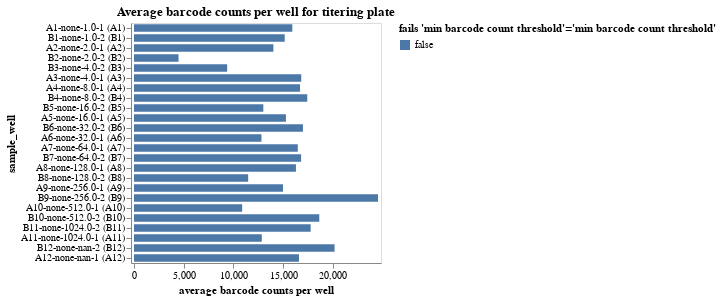

Write notebook code for a chart like this one.
### Markdown cell above
Plot average counts per barcode.
If a sample has inadequate barcode counts, it may not have good enough statistics for accurate analysis, and a QC-threshold is applied:

### Code cell
avg_barcode_counts = (
    counts.groupby(
        ["well", "sample_well"],
        dropna=False,
        as_index=False,
    )
    .aggregate(avg_count=pd.NamedAgg("count", "mean"))
    .assign(
        fails_qc=lambda x: (
            x["avg_count"] < 500
        ),
    )
)

avg_barcode_counts_chart = (
    alt.Chart(avg_barcode_counts)
    .encode(
        alt.X(
            "avg_count",
            title="average barcode counts per well",
            scale=alt.Scale(nice=False, padding=3),
        ),
        alt.Y("sample_well", sort=sample_wells),
        alt.Color(
            "fails_qc",
            title=f"fails {'min barcode count threshold'=}",
            legend=alt.Legend(titleLimit=500),
        ),
        tooltip=[
            alt.Tooltip(c, format=".3g") if avg_barcode_counts[c].dtype == float else c
            for c in avg_barcode_counts.columns
        ],
    )
    .mark_bar(height={"band": 0.85})
    .properties(
        height=alt.Step(10),
        width=250,
        title=f"Average barcode counts per well for titering plate",
    )
    .configure_axis(grid=False)
)

display(avg_barcode_counts_chart)

# drop wells failing QC
avg_barcode_counts_per_well_drops = list(avg_barcode_counts.query("fails_qc")["well"])

### Figure 1 — Vega-Lite specification as saved in the notebook (floating-point values rounded to 4 significant figures)
{"config": {"view": {"continuousWidth": 300, "continuousHeight": 300}, "axis": {"grid": false}}, "data": {"name": "data-c49e4580a48e8f7ebd7bd916b1f31866"}, "mark": {"type": "bar", "height": {"band": 0.85}}, "encoding": {"color": {"field": "fails_qc", "legend": {"titleLimit": 500}, "title": "fails 'min barcode count threshold'='min barcode count threshold'", "type": "nominal"}, "tooltip": [{"field": "well", "type": "nominal"}, {"field": "sample_well", "type": "nominal"}, {"field": "avg_count", "format": ".3g", "type": "quantitative"}, {"field": "fails_qc", "type": "nominal"}], "x": {"field": "avg_count", "scale": {"nice": false, "padding": 3}, "title": "average barcode counts per well", "type": "quantitative"}, "y": {"field": "sample_well", "sort": ["A1-none-1.0-1 (A1)", "A1-none-1.0-1 (A1)", "A1-none-1.0-1 (A1)", "A1-none-1.0-1 (A1)", "B1-none-1.0-2 (B1)", "B1-none-1.0-2 (B1)", "B1-none-1.0-2 (B1)", "B1-none-1.0-2 (B1)", "A2-none-2.0-1 (A2)", "A2-none-2.0-1 (A2)", "A2-none-2.0-1 (A2)", "A2-none-2.0-1 (A2)", "B2-none-2.0-2 (B2)", "B2-none-2.0-2 (B2)", "B2-none-2.0-2 (B2)", "B2-none-2.0-2 (B2)", "B3-none-4.0-2 (B3)", "B3-none-4.0-2 (B3)", "B3-none-4.0-2 (B3)", "B3-none-4.0-2 (B3)", "A3-none-4.0-1 (A3)", "A3-none-4.0-1 (A3)", "A3-none-4.0-1 (A3)", "A3-none-4.0-1 (A3)", "A4-none-8.0-1 (A4)", "A4-none-8.0-1 (A4)", "A4-none-8.0-1 (A4)", "A4-none-8.0-1 (A4)", "B4-none-8.0-2 (B4)", "B4-none-8.0-2 (B4)", "B4-none-8.0-2 (B4)", "B4-none-8.0-2 (B4)", "B5-none-16.0-2 (B5)", "B5-none-16.0-2 (B5)", "B5-none-16.0-2 (B5)", "B5-none-16.0-2 (B5)", "A5-none-16.0-1 (A5)", "A5-none-16.0-1 (A5)", "A5-none-16.0-1 (A5)", "A5-none-16.0-1 (A5)", "B6-none-32.0-2 (B6)", "B6-none-32.0-2 (B6)", "B6-none-32.0-2 (B6)", "B6-none-32.0-2 (B6)", "A6-none-32.0-1 (A6)", "A6-none-32.0-1 (A6)", "A6-none-32.0-1 (A6)", "A6-none-32.0-1 (A6)", "A7-none-64.0-1 (A7)", "A7-none-64.0-1 (A7)", "A7-none-64.0-1 (A7)", "A7-none-64.0-1 (A7)", "B7-none-64.0-2 (B7)", "B7-none-64.0-2 (B7)", "B7-none-64.0-2 (B7)", "B7-none-64.0-2 (B7)", "A8-none-128.0-1 (A8)", "A8-none-128.0-1 (A8)", "A8-none-128.0-1 (A8)", "A8-none-128.0-1 (A8)", "B8-none-128.0-2 (B8)", "B8-none-128.0-2 (B8)", "B8-none-128.0-2 (B8)", "B8-none-128.0-2 (B8)", "A9-none-256.0-1 (A9)", "A9-none-256.0-1 (A9)", "A9-none-256.0-1 (A9)", "A9-none-256.0-1 (A9)", "B9-none-256.0-2 (B9)", "B9-none-256.0-2 (B9)", "B9-none-256.0-2 (B9)", "B9-none-256.0-2 (B9)", "A10-none-512.0-1 (A10)", "A10-none-512.0-1 (A10)", "A10-none-512.0-1 (A10)", "A10-none-512.0-1 (A10)", "B10-none-512.0-2 (B10)", "B10-none-512.0-2 (B10)", "B10-none-512.0-2 (B10)", "B10-none-512.0-2 (B10)", "B11-none-1024.0-2 (B11)", "B11-none-1024.0-2 (B11)", "B11-none-1024.0-2 (B11)", "B11-none-1024.0-2 (B11)", "A11-none-1024.0-1 (A11)", "A11-none-1024.0-1 (A11)", "A11-none-1024.0-1 (A11)", "A11-none-1024.0-1 (A11)", "B12-none-nan-2 (B12)", "B12-none-nan-2 (B12)", "B12-none-nan-2 (B12)", "B12-none-nan-2 (B12)", "A12-none-nan-1 (A12)", "A12-none-nan-1 (A12)", "A12-none-nan-1 (A12)", "A12-none-nan-1 (A12)"], "type": "nominal"}}, "height": {"step": 10}, "title": "Average barcode counts per well for titering plate", "width": 250, "$schema": "https://vega.github.io/schema/vega-lite/v5.16.3.json", "datasets": {"data-c49e4580a48e8f7ebd7bd916b1f31866": [{"well": "A1", "sample_well": "A1-none-1.0-1 (A1)", "avg_count": 15910.0, "fails_qc": false}, {"well": "A10", "sample_well": "A10-none-512.0-1 (A10)", "avg_count": 10870.0, "fails_qc": false}, {"well": "A11", "sample_well": "A11-none-1024.0-1 (A11)", "avg_count": 12840.0, "fails_qc": false}, {"well": "A12", "sample_well": "A12-none-nan-1 (A12)", "avg_count": 16580.0, "fails_qc": false}, {"well": "A2", "sample_well": "A2-none-2.0-1 (A2)", "avg_count": 14010.0, "fails_qc": false}, {"well": "A3", "sample_well": "A3-none-4.0-1 (A3)", "avg_count": 16810.0, "fails_qc": false}, {"well": "A4", "sample_well": "A4-none-8.0-1 (A4)", "avg_count": 16690.0, "fails_qc": false}, {"well": "A5", "sample_well": "A5-none-16.0-1 (A5)", "avg_count": 15270.0, "fails_qc": false}, {"well": "A6", "sample_well": "A6-none-32.0-1 (A6)", "avg_count": 12810.0, "fails_qc": false}, {"well": "A7", "sample_well": "A7-none-64.0-1 (A7)", "avg_count": 16460.0, "fails_qc": false}, {"well": "A8", "sample_well": "A8-none-128.0-1 (A8)", "avg_count": 16280.0, "fails_qc": false}, {"well": "A9", "sample_well": "A9-none-256.0-1 (A9)", "avg_count": 14980.0, "fails_qc": false}, {"well": "B1", "sample_well": "B1-none-1.0-2 (B1)", "avg_count": 15150.0, "fails_qc": false}, {"well": "B10", "sample_well": "B10-none-512.0-2 (B10)", "avg_count": 18620.0, "fails_qc": false}, {"well": "B11", "sample_well": "B11-none-1024.0-2 (B11)", "avg_count": 17760.0, "fails_qc": false}, {"well": "B12", "sample_well": "B12-none-nan-2 (B12)", "avg_count": 20160.0, "fails_qc": false}, {"well": "B2", "sample_well": "B2-none-2.0-2 (B2)", "avg_count": 4477.0, "fails_qc": false}, {"well": "B3", "sample_well": "B3-none-4.0-2 (B3)", "avg_count": 9364.0, "fails_qc": false}, {"well": "B4", "sample_well": "B4-none-8.0-2 (B4)", "avg_count": 17420.0, "fails_qc": false}, {"well": "B5", "sample_well": "B5-none-16.0-2 (B5)", "avg_count": 13000.0, "fails_qc": false}, {"well": "B6", "sample_well": "B6-none-32.0-2 (B6)", "avg_count": 16990.0, "fails_qc": false}, {"well": "B7", "sample_well": "B7-none-64.0-2 (B7)", "avg_count": 16800.0, "fails_qc": false}, {"well": "B8", "sample_well": "B8-none-128.0-2 (B8)", "avg_count": 11480.0, "fails_qc": false}, {"well": "B9", "sample_well": "B9-none-256.0-2 (B9)", "avg_count": 24530.0, "fails_qc": false}]}}
